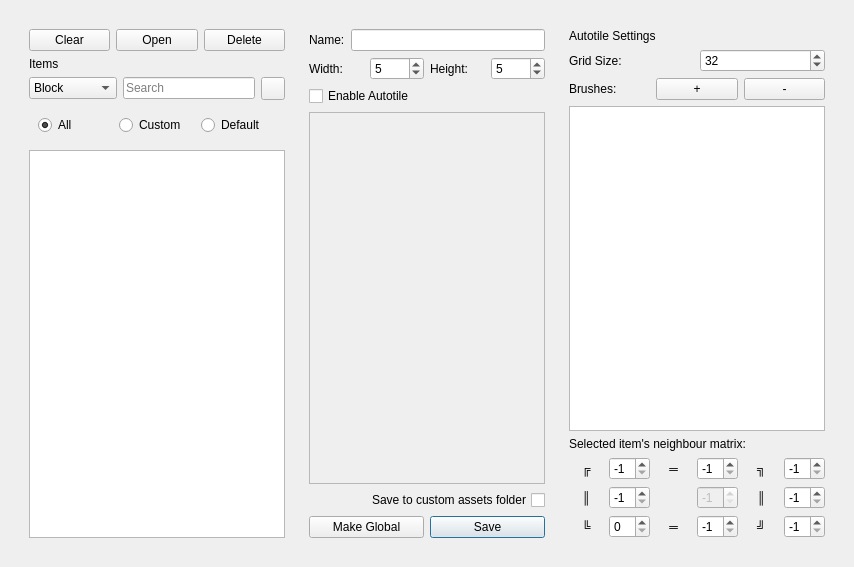
<?xml version="1.0" encoding="UTF-8"?>
<ui version="4.0">
 <class>TilesetEditor</class>
 <widget class="QDialog" name="TilesetEditor">
  <property name="geometry">
   <rect>
    <x>0</x>
    <y>0</y>
    <width>854</width>
    <height>567</height>
   </rect>
  </property>
  <property name="sizePolicy">
   <sizepolicy hsizetype="Preferred" vsizetype="Preferred">
    <horstretch>1</horstretch>
    <verstretch>1</verstretch>
   </sizepolicy>
  </property>
  <property name="windowTitle">
   <string>Tileset Editor</string>
  </property>
  <property name="windowIcon">
   <iconset resource="../../_resources/appicon/appicon.qrc">
    <normaloff>:/appicon/48.png</normaloff>:/appicon/48.png</iconset>
  </property>
  <layout class="QVBoxLayout" name="verticalLayout_4">
   <item>
    <widget class="QFrame" name="frame">
     <property name="sizePolicy">
      <sizepolicy hsizetype="Expanding" vsizetype="Expanding">
       <horstretch>1</horstretch>
       <verstretch>1</verstretch>
      </sizepolicy>
     </property>
     <property name="frameShape">
      <enum>QFrame::NoFrame</enum>
     </property>
     <property name="frameShadow">
      <enum>QFrame::Plain</enum>
     </property>
     <layout class="QHBoxLayout" name="horizontalLayout_9">
      <item>
       <widget class="QFrame" name="leftFrame">
        <property name="sizePolicy">
         <sizepolicy hsizetype="Preferred" vsizetype="Expanding">
          <horstretch>0</horstretch>
          <verstretch>0</verstretch>
         </sizepolicy>
        </property>
        <layout class="QVBoxLayout" name="verticalLayout_2">
         <item>
          <layout class="QHBoxLayout" name="horizontalLayout">
           <item>
            <widget class="QPushButton" name="clearTileset">
             <property name="text">
              <string>Clear</string>
             </property>
             <property name="icon">
              <iconset resource="../../_resources/toolbar/toolbar.qrc">
               <normaloff>:/toolbar/file/new.png</normaloff>:/toolbar/file/new.png</iconset>
             </property>
            </widget>
           </item>
           <item>
            <widget class="QPushButton" name="OpenTileset">
             <property name="text">
              <string>Open</string>
             </property>
             <property name="icon">
              <iconset resource="../../_resources/toolbar/toolbar.qrc">
               <normaloff>:/toolbar/file/open.png</normaloff>:/toolbar/file/open.png</iconset>
             </property>
            </widget>
           </item>
           <item>
            <widget class="QPushButton" name="delete_me">
             <property name="text">
              <string>Delete</string>
             </property>
             <property name="icon">
              <iconset resource="../../_resources/toolbar/toolbar.qrc">
               <normaloff>:/toolbar/modes/erase.png</normaloff>:/toolbar/modes/erase.png</iconset>
             </property>
            </widget>
           </item>
          </layout>
         </item>
         <item>
          <widget class="QLabel" name="label">
           <property name="text">
            <string>Items</string>
           </property>
          </widget>
         </item>
         <item>
          <layout class="QHBoxLayout" name="horizontalLayout_3">
           <item>
            <layout class="QHBoxLayout" name="horizontalLayout_2">
             <item>
              <widget class="QComboBox" name="comboBox">
               <item>
                <property name="text">
                 <string>Block</string>
                </property>
               </item>
               <item>
                <property name="text">
                 <string>BGO</string>
                </property>
               </item>
               <item>
                <property name="text">
                 <string>NPC</string>
                </property>
               </item>
               <item>
                <property name="text">
                 <string>Terrain tile</string>
                </property>
               </item>
               <item>
                <property name="text">
                 <string>Scenery</string>
                </property>
               </item>
               <item>
                <property name="text">
                 <string>Path</string>
                </property>
               </item>
               <item>
                <property name="text">
                 <string>Level</string>
                </property>
               </item>
              </widget>
             </item>
            </layout>
           </item>
           <item>
            <widget class="QLineEdit" name="search">
             <property name="placeholderText">
              <string>Search</string>
             </property>
             <property name="clearButtonEnabled">
              <bool>true</bool>
             </property>
            </widget>
           </item>
           <item>
            <widget class="QToolButton" name="searchSetup">
             <property name="sizePolicy">
              <sizepolicy hsizetype="Preferred" vsizetype="Preferred">
               <horstretch>0</horstretch>
               <verstretch>0</verstretch>
              </sizepolicy>
             </property>
             <property name="maximumSize">
              <size>
               <width>35</width>
               <height>16777215</height>
              </size>
             </property>
             <property name="toolTip">
              <string>Search settings</string>
             </property>
             <property name="icon">
              <iconset resource="../../_resources/dock/dock.qrc">
               <normaloff>:/dock/wrench_16x16.png</normaloff>:/dock/wrench_16x16.png</iconset>
             </property>
             <property name="popupMode">
              <enum>QToolButton::InstantPopup</enum>
             </property>
            </widget>
           </item>
          </layout>
         </item>
         <item>
          <widget class="QWidget" name="radioButtonGroup_2" native="true">
           <property name="sizePolicy">
            <sizepolicy hsizetype="Preferred" vsizetype="Preferred">
             <horstretch>0</horstretch>
             <verstretch>0</verstretch>
            </sizepolicy>
           </property>
           <layout class="QHBoxLayout" name="radioButtonGroup">
            <item>
             <widget class="QRadioButton" name="radioButtonAll">
              <property name="text">
               <string>All</string>
              </property>
              <property name="checked">
               <bool>true</bool>
              </property>
              <attribute name="buttonGroup">
               <string notr="true">buttonGroup</string>
              </attribute>
             </widget>
            </item>
            <item>
             <widget class="QRadioButton" name="radioButtonCustom">
              <property name="text">
               <string>Custom</string>
              </property>
              <attribute name="buttonGroup">
               <string notr="true">buttonGroup</string>
              </attribute>
             </widget>
            </item>
            <item>
             <widget class="QRadioButton" name="radioButtonDefault">
              <property name="text">
               <string>Default</string>
              </property>
              <attribute name="buttonGroup">
               <string notr="true">buttonGroup</string>
              </attribute>
             </widget>
            </item>
           </layout>
          </widget>
         </item>
         <item>
          <widget class="QListView" name="listView">
           <property name="sizePolicy">
            <sizepolicy hsizetype="Expanding" vsizetype="Expanding">
             <horstretch>0</horstretch>
             <verstretch>1</verstretch>
            </sizepolicy>
           </property>
           <property name="dragEnabled">
            <bool>true</bool>
           </property>
           <property name="dragDropMode">
            <enum>QAbstractItemView::DragDrop</enum>
           </property>
           <property name="defaultDropAction">
            <enum>Qt::IgnoreAction</enum>
           </property>
           <property name="iconSize">
            <size>
             <width>32</width>
             <height>32</height>
            </size>
           </property>
           <property name="movement">
            <enum>QListView::Snap</enum>
           </property>
           <property name="resizeMode">
            <enum>QListView::Adjust</enum>
           </property>
           <property name="viewMode">
            <enum>QListView::IconMode</enum>
           </property>
          </widget>
         </item>
        </layout>
       </widget>
      </item>
      <item>
       <widget class="QFrame" name="rightFrame">
        <property name="sizePolicy">
         <sizepolicy hsizetype="Expanding" vsizetype="Preferred">
          <horstretch>0</horstretch>
          <verstretch>0</verstretch>
         </sizepolicy>
        </property>
        <layout class="QVBoxLayout" name="verticalLayout_3">
         <item>
          <layout class="QHBoxLayout" name="horizontalLayout_5">
           <item>
            <widget class="QLabel" name="label_3">
             <property name="text">
              <string>Name:</string>
             </property>
            </widget>
           </item>
           <item>
            <widget class="QLineEdit" name="TilesetName"/>
           </item>
          </layout>
         </item>
         <item>
          <layout class="QHBoxLayout" name="horizontalLayout_6">
           <item>
            <widget class="QLabel" name="label_width">
             <property name="text">
              <string>Width:</string>
             </property>
            </widget>
           </item>
           <item>
            <widget class="QSpinBox" name="spin_width">
             <property name="minimum">
              <number>1</number>
             </property>
             <property name="maximum">
              <number>20</number>
             </property>
             <property name="value">
              <number>5</number>
             </property>
            </widget>
           </item>
           <item>
            <widget class="QLabel" name="label_height">
             <property name="text">
              <string>Height:</string>
             </property>
            </widget>
           </item>
           <item>
            <widget class="QSpinBox" name="spin_height">
             <property name="minimum">
              <number>1</number>
             </property>
             <property name="maximum">
              <number>20</number>
             </property>
             <property name="value">
              <number>5</number>
             </property>
            </widget>
           </item>
          </layout>
         </item>
         <item>
          <widget class="QCheckBox" name="enableAutotile">
           <property name="text">
            <string>Enable Autotile</string>
           </property>
          </widget>
         </item>
         <item>
          <widget class="QScrollArea" name="tilesetScrollArea">
           <property name="widgetResizable">
            <bool>true</bool>
           </property>
           <widget class="QWidget" name="scrollAreaWidgetContents">
            <property name="geometry">
             <rect>
              <x>0</x>
              <y>0</y>
              <width>238</width>
              <height>358</height>
             </rect>
            </property>
            <layout class="QVBoxLayout" name="verticalLayout">
             <property name="spacing">
              <number>0</number>
             </property>
             <property name="leftMargin">
              <number>0</number>
             </property>
             <property name="topMargin">
              <number>0</number>
             </property>
             <property name="rightMargin">
              <number>0</number>
             </property>
             <property name="bottomMargin">
              <number>0</number>
             </property>
             <item>
              <layout class="QVBoxLayout" name="tilesetLayoutWidgetContainer">
               <item>
                <spacer name="verticalSpacer">
                 <property name="orientation">
                  <enum>Qt::Vertical</enum>
                 </property>
                 <property name="sizeHint" stdset="0">
                  <size>
                   <width>1</width>
                   <height>40</height>
                  </size>
                 </property>
                </spacer>
               </item>
              </layout>
             </item>
            </layout>
           </widget>
          </widget>
         </item>
         <item>
          <widget class="QCheckBox" name="specific">
           <property name="layoutDirection">
            <enum>Qt::RightToLeft</enum>
           </property>
           <property name="text">
            <string>Save to custom assets folder</string>
           </property>
          </widget>
         </item>
         <item>
          <layout class="QHBoxLayout" name="horizontalLayout_4">
           <item>
            <widget class="QPushButton" name="SaveGlobal">
             <property name="text">
              <string>Make Global</string>
             </property>
             <property name="icon">
              <iconset resource="../../_resources/toolbar/toolbar.qrc">
               <normaloff>:/toolbar/dock/world.png</normaloff>:/toolbar/dock/world.png</iconset>
             </property>
             <property name="default">
              <bool>true</bool>
             </property>
            </widget>
           </item>
           <item>
            <widget class="QPushButton" name="SaveTileset">
             <property name="text">
              <string>Save</string>
             </property>
             <property name="icon">
              <iconset resource="../../_resources/toolbar/toolbar.qrc">
               <normaloff>:/toolbar/file/save.png</normaloff>:/toolbar/file/save.png</iconset>
             </property>
             <property name="default">
              <bool>true</bool>
             </property>
            </widget>
           </item>
          </layout>
         </item>
        </layout>
       </widget>
      </item>
      <item>
       <widget class="QFrame" name="autotileFrame">
        <property name="enabled">
         <bool>true</bool>
        </property>
        <layout class="QVBoxLayout" name="verticalLayout_5">
         <item>
          <widget class="QLabel" name="label_2">
           <property name="text">
            <string>Autotile Settings</string>
           </property>
          </widget>
         </item>
         <item>
          <layout class="QHBoxLayout" name="horizontalLayout_7">
           <item>
            <widget class="QLabel" name="label_4">
             <property name="text">
              <string>Grid Size:</string>
             </property>
            </widget>
           </item>
           <item>
            <widget class="QSpinBox" name="autotileGridSize">
             <property name="minimum">
              <number>8</number>
             </property>
             <property name="maximum">
              <number>128</number>
             </property>
             <property name="singleStep">
              <number>8</number>
             </property>
             <property name="value">
              <number>32</number>
             </property>
            </widget>
           </item>
          </layout>
         </item>
         <item>
          <layout class="QHBoxLayout" name="horizontalLayout_8">
           <item>
            <widget class="QLabel" name="label_5">
             <property name="text">
              <string>Brushes:</string>
             </property>
            </widget>
           </item>
           <item>
            <widget class="QPushButton" name="addBrush">
             <property name="text">
              <string>+</string>
             </property>
            </widget>
           </item>
           <item>
            <widget class="QPushButton" name="removeBrush">
             <property name="text">
              <string>-</string>
             </property>
            </widget>
           </item>
          </layout>
         </item>
         <item>
          <widget class="QListWidget" name="autotileBrushView"/>
         </item>
         <item>
          <widget class="QLabel" name="label_6">
           <property name="text">
            <string>Selected item's neighbour matrix:</string>
           </property>
          </widget>
         </item>
         <item>
          <layout class="QGridLayout" name="gridLayout">
           <item row="1" column="3">
            <layout class="QHBoxLayout" name="horizontalLayout_12">
             <item>
              <widget class="QLabel" name="autotileSelectedImg">
               <property name="text">
                <string/>
               </property>
               <property name="pixmap">
                <pixmap resource="../../_resources/dummies/dummies.qrc">:/dummies/unknown_npc.png</pixmap>
               </property>
               <property name="alignment">
                <set>Qt::AlignCenter</set>
               </property>
              </widget>
             </item>
             <item>
              <widget class="QSpinBox" name="neighbourSpinSelf">
               <property name="enabled">
                <bool>false</bool>
               </property>
               <property name="minimum">
                <number>-1</number>
               </property>
               <property name="value">
                <number>-1</number>
               </property>
              </widget>
             </item>
            </layout>
           </item>
           <item row="0" column="0">
            <layout class="QHBoxLayout" name="horizontalLayout_10">
             <item>
              <widget class="QLabel" name="label_7">
               <property name="sizePolicy">
                <sizepolicy hsizetype="Preferred" vsizetype="Preferred">
                 <horstretch>0</horstretch>
                 <verstretch>0</verstretch>
                </sizepolicy>
               </property>
               <property name="text">
                <string>╔</string>
               </property>
               <property name="alignment">
                <set>Qt::AlignCenter</set>
               </property>
              </widget>
             </item>
             <item>
              <widget class="QSpinBox" name="neighbourSpinUL">
               <property name="minimum">
                <number>-1</number>
               </property>
               <property name="value">
                <number>-1</number>
               </property>
              </widget>
             </item>
            </layout>
           </item>
           <item row="1" column="0">
            <layout class="QHBoxLayout" name="horizontalLayout_11">
             <item>
              <widget class="QLabel" name="label_8">
               <property name="sizePolicy">
                <sizepolicy hsizetype="Preferred" vsizetype="Preferred">
                 <horstretch>0</horstretch>
                 <verstretch>0</verstretch>
                </sizepolicy>
               </property>
               <property name="text">
                <string>║</string>
               </property>
               <property name="alignment">
                <set>Qt::AlignCenter</set>
               </property>
              </widget>
             </item>
             <item>
              <widget class="QSpinBox" name="neghbourSpinL">
               <property name="minimum">
                <number>-1</number>
               </property>
               <property name="value">
                <number>-1</number>
               </property>
              </widget>
             </item>
            </layout>
           </item>
           <item row="2" column="0">
            <layout class="QHBoxLayout" name="horizontalLayout_14">
             <item>
              <widget class="QLabel" name="label_11">
               <property name="sizePolicy">
                <sizepolicy hsizetype="Preferred" vsizetype="Preferred">
                 <horstretch>0</horstretch>
                 <verstretch>0</verstretch>
                </sizepolicy>
               </property>
               <property name="text">
                <string>╚</string>
               </property>
               <property name="alignment">
                <set>Qt::AlignCenter</set>
               </property>
              </widget>
             </item>
             <item>
              <widget class="QSpinBox" name="neighbourSpinDL"/>
             </item>
            </layout>
           </item>
           <item row="2" column="3">
            <layout class="QHBoxLayout" name="horizontalLayout_15">
             <item>
              <widget class="QLabel" name="label_12">
               <property name="sizePolicy">
                <sizepolicy hsizetype="Preferred" vsizetype="Preferred">
                 <horstretch>0</horstretch>
                 <verstretch>0</verstretch>
                </sizepolicy>
               </property>
               <property name="text">
                <string>═</string>
               </property>
               <property name="alignment">
                <set>Qt::AlignCenter</set>
               </property>
              </widget>
             </item>
             <item>
              <widget class="QSpinBox" name="neighbourSpinD">
               <property name="minimum">
                <number>-1</number>
               </property>
               <property name="value">
                <number>-1</number>
               </property>
              </widget>
             </item>
            </layout>
           </item>
           <item row="0" column="3">
            <layout class="QHBoxLayout" name="horizontalLayout_13">
             <item>
              <widget class="QLabel" name="label_10">
               <property name="sizePolicy">
                <sizepolicy hsizetype="Preferred" vsizetype="Preferred">
                 <horstretch>0</horstretch>
                 <verstretch>0</verstretch>
                </sizepolicy>
               </property>
               <property name="text">
                <string>═</string>
               </property>
               <property name="alignment">
                <set>Qt::AlignCenter</set>
               </property>
              </widget>
             </item>
             <item>
              <widget class="QSpinBox" name="neighbourSpinU">
               <property name="minimum">
                <number>-1</number>
               </property>
               <property name="value">
                <number>-1</number>
               </property>
              </widget>
             </item>
            </layout>
           </item>
           <item row="0" column="6">
            <layout class="QHBoxLayout" name="horizontalLayout_17">
             <item>
              <widget class="QLabel" name="label_14">
               <property name="sizePolicy">
                <sizepolicy hsizetype="Preferred" vsizetype="Preferred">
                 <horstretch>0</horstretch>
                 <verstretch>0</verstretch>
                </sizepolicy>
               </property>
               <property name="text">
                <string>╗</string>
               </property>
               <property name="alignment">
                <set>Qt::AlignCenter</set>
               </property>
              </widget>
             </item>
             <item>
              <widget class="QSpinBox" name="neighbourSpinUR">
               <property name="minimum">
                <number>-1</number>
               </property>
               <property name="value">
                <number>-1</number>
               </property>
              </widget>
             </item>
            </layout>
           </item>
           <item row="1" column="6">
            <layout class="QHBoxLayout" name="horizontalLayout_18">
             <item>
              <widget class="QLabel" name="label_15">
               <property name="sizePolicy">
                <sizepolicy hsizetype="Preferred" vsizetype="Preferred">
                 <horstretch>0</horstretch>
                 <verstretch>0</verstretch>
                </sizepolicy>
               </property>
               <property name="text">
                <string>║</string>
               </property>
               <property name="alignment">
                <set>Qt::AlignCenter</set>
               </property>
              </widget>
             </item>
             <item>
              <widget class="QSpinBox" name="neighbourSpinR">
               <property name="minimum">
                <number>-1</number>
               </property>
               <property name="value">
                <number>-1</number>
               </property>
              </widget>
             </item>
            </layout>
           </item>
           <item row="2" column="6">
            <layout class="QHBoxLayout" name="horizontalLayout_16">
             <item>
              <widget class="QLabel" name="label_13">
               <property name="sizePolicy">
                <sizepolicy hsizetype="Preferred" vsizetype="Preferred">
                 <horstretch>0</horstretch>
                 <verstretch>0</verstretch>
                </sizepolicy>
               </property>
               <property name="text">
                <string>╝</string>
               </property>
               <property name="alignment">
                <set>Qt::AlignCenter</set>
               </property>
              </widget>
             </item>
             <item>
              <widget class="QSpinBox" name="neighbourSpinDR">
               <property name="minimum">
                <number>-1</number>
               </property>
               <property name="value">
                <number>-1</number>
               </property>
              </widget>
             </item>
            </layout>
           </item>
          </layout>
         </item>
        </layout>
       </widget>
      </item>
     </layout>
    </widget>
   </item>
  </layout>
 </widget>
 <tabstops>
  <tabstop>TilesetName</tabstop>
  <tabstop>comboBox</tabstop>
  <tabstop>spin_width</tabstop>
  <tabstop>spin_height</tabstop>
  <tabstop>delete_me</tabstop>
 </tabstops>
 <resources>
  <include location="../../_resources/appicon/appicon.qrc"/>
  <include location="../../_resources/dock/dock.qrc"/>
  <include location="../../_resources/dummies/dummies.qrc"/>
  <include location="../../_resources/toolbar/toolbar.qrc"/>
 </resources>
 <connections/>
 <buttongroups>
  <buttongroup name="buttonGroup"/>
 </buttongroups>
</ui>
